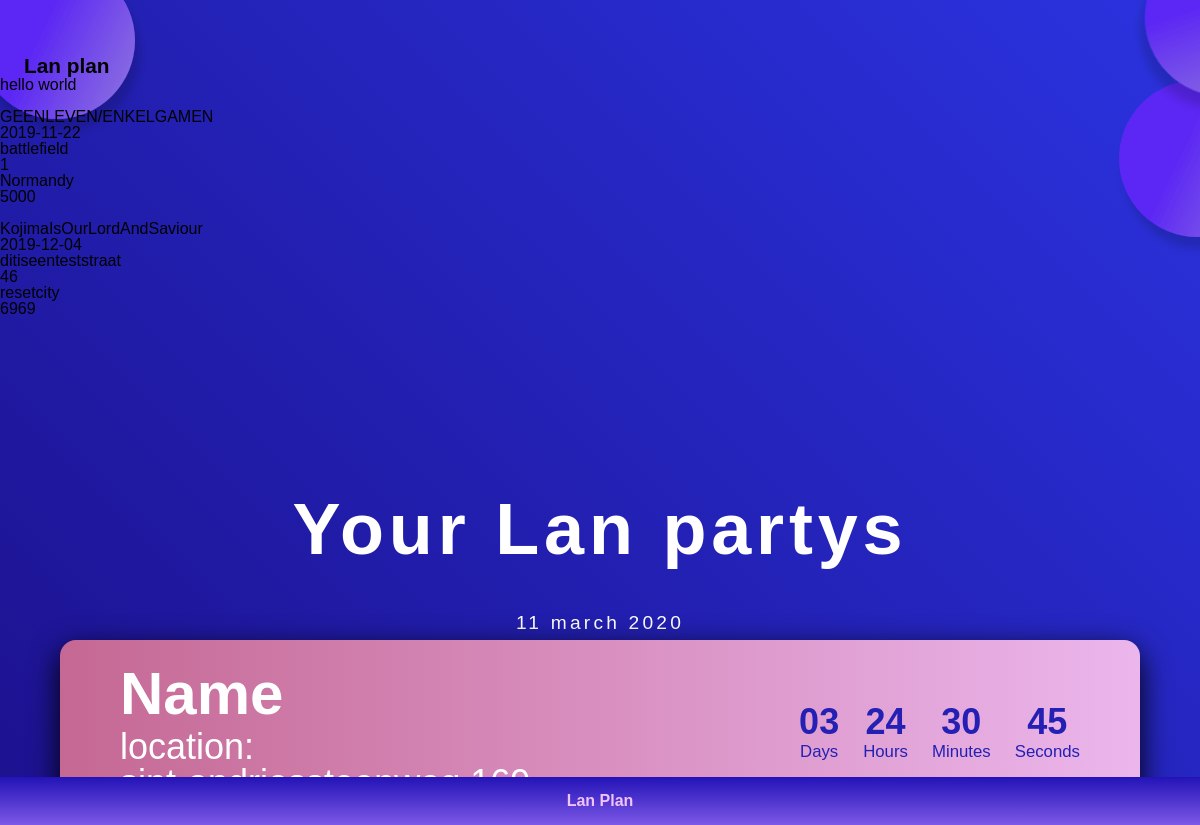
The page / on the database its author committed.
### tables this page shows
CREATE TABLE `LanParties` (
  `PartyID` int(11) NOT NULL,
  `Name` varchar(100) NOT NULL,
  `LocationID` int(11) NOT NULL,
  `Date` date NOT NULL
);

CREATE TABLE `PartyLocation` (
  `LocationID` int(11) NOT NULL,
  `Street` varchar(50) NOT NULL,
  `Streetnumber` varchar(3) NOT NULL,
  `City` varchar(50) NOT NULL,
  `Postal number` varchar(4) NOT NULL
);

### src/controller/Controller.php (called while the page is built, shortened)
<?php
class Controller {
  public $route;
  protected $viewVars = array();
  public function filter() {
    call_user_func(array($this, $this->route['action']));
  }
  public function render() {
    $this->createViewVarWithContent();
    $this->renderInLayout();
  }
  public function set($variableName, $value) {
    $this->viewVars[$variableName] = $value;
  }
  private function createViewVarWithContent() {
    require __DIR__ . '/../view/' . strtolower($this->route['controller']) . '/' . $this->route['action'] . '.php';
    $content = ob_get_clean();
  }
  private function renderInLayout() {
    extract($this->viewVars, EXTR_OVERWRITE);
    include __DIR__ . '/../view/layout.php';
  }
}

### src/index.php (called while the page is built, shortened)
<?php
$routes = array(
  'home' => array(
    'controller' => 'Lan',
    'action' => 'index'
  )
);
$route = $routes[$_GET['page']];
$controllerObj = new $controllerName();
$controllerObj->route = $route;
$controllerObj->filter();
$controllerObj->render();

### src/controller/LanController.php (called while the page is built, shortened)
<?php
require_once __DIR__ . '/Controller.php';
require_once __DIR__ . '/../dao/LanDAO.php';
require_once __DIR__ . '/../dao/LocationDAO.php';
class LanController extends Controller {
  function __construct() {
    $this->lanDAO = new LanDAO();
    $this->locationDAO = new LocationDAO();
  }
  public function index() {
    $lans= $this->lanDAO->selectAll();
    $locations = $this->locationDAO->selectAll();
  }
}

### src/dao/LanDAO.php (called while the page is built, shortened)
<?php
class LanDAO extends DAO {
  public function selectAll(){
    $sql = "SELECT * FROM `LanParties`";
    $stmt = $this->pdo->prepare($sql);
    $stmt->execute();
    return $stmt->fetchAll(PDO::FETCH_ASSOC);
  }
}

### src/dao/LocationDAO.php (called while the page is built, shortened)
<?php
class LocationDAO extends DAO {
  public function selectAll(){
    $sql = "SELECT * FROM `PartyLocation`";
    $stmt = $this->pdo->prepare($sql);
    $stmt->execute();
    return $stmt->fetchAll(PDO::FETCH_ASSOC);
  }
}

### src/view/lan/index.php (the view, shortened to what this page needs)
<?php
echo "hello world <br><br>";
foreach ($lans as $lan){
echo "".$lan["Name"]."<br>";
echo "".$lan["Date"]."<br>";
foreach ($locations as $location){
  if ($location["LocationID"] == $lan["LocationID"]){
    echo "".$location["Street"]."<br>";
    echo "".$location["Streetnumber"]."<br>";
    echo "".$location["City"]."<br>";
    echo "".$location["Postal number"]."<br><br>";
  }
}
}
?>
<section class="dashboard">
        <h2 class="dashboard__title">Your Lan partys</h2>
        <div class="dashboard__items__wrapper">
            <ul class="dashboard__items">
                <li class="dashboard__item">
                    <p class="dashboard__date">11 march 2020</p>
                    <a class="dashboard__item__link" href="">
                    <div class="dashboardNameLocation__wrapper">
                    <p class="dashboard__name">Name</p>
                    <p class="dashboard__location">location:</p>
                    <p class="dashboard__location">sint-andriessteenweg 169</p>
                    </div>
                    <div class="dashboard__countdown">
                    <div class="dashboard__dashboard days">
                        <p class="number">03</p>
                        <p class="date">Days</p>
                    </div>
                    <div class="dashboard__dashboard hours">
                        <p class="number">24</p>
                        <p class="date">Hours</p>
                    </div>
                    <div class="dashboard__dashboard minutes">
                        <p class="number">30</p>
                        <p class="date">Minutes</p>
                    </div>
                    <div class="dashboard__dashboard seconds">
                        <p class="number">45</p>
                        <p class="date">Seconds</p>
                    </div>
                </div>
                </a></li>
            </ul>
        </div>
    </section>

### src/view/layout.php (shortened to what this page needs)
<!DOCTYPE html>
<html>
  <head>
    <link rel="stylesheet" href="./css/reset.css">
    <link rel="stylesheet" href="./style.css">
    <link rel="stylesheet" href="https://use.typekit.net/ape8ojm.css">
  </head>
  <body class="body">
    <main>
    <header class="header">
        <h1 class="header__title">Lan plan</h1>
        <div class="header__image__container1"><img class="header__image1" src="../assets/images/circle_object.svg" alt="circle_object"></div>
        <div class="header__image__container2"><img class="header__image2" src="../assets/images/circle_object.svg" alt="circle_object"></div>
        <div class="header__image__container3"><img class="header__image3" src="../assets/images/circle_object.svg" alt="circle_object"></div>
    </header>
    <?php echo $content;?>
    <footer class="footer">
        <p class="footer__text">Lan Plan</p>
    </footer>
    </main>
  </body>
</html>

### src/style.css (style rules this page uses)
html { height: 100%; }
.body { background-image: linear-gradient(45deg, #1C118E, #2B33E0); background-repeat: no-repeat; font-family: forma-djr-display, sans-serif; font-style: normal; font-weight: 200; }
.dashboard { display: flex; justify-content: center; align-items: center; flex-direction: column; font-size: 1.8vw; }
.dashboard__title { margin-top: 10rem; font-size: 6vw; color: white; font-weight: 700; letter-spacing: 0.3rem; margin-bottom: 3rem; }

### src/css/header.css (style rules this page uses)
.header__image__container1 { position: absolute; top: -5%; left: -2rem; z-index: -1; }
.header__image__container2 { position: absolute; display: flex; justify-content: flex-end; overflow: hidden; width: 100%; }
.header__image2 { position: relative; right: -6rem; top: 0; }
.header__image__container3 { position: absolute; display: flex; justify-content: flex-end; overflow: hidden; width: 100%; top: -4rem; }
.header__image3 { position: relative; right: -7rem; top: -0; transform: rotate(45deg); }
.header__title { font-weight: 700; font-size: 1.3rem; margin-left: 1.5rem; margin-top: 3.5rem; color: '#F1C3FB'; }

### src/css/menu__item.css (style rules this page uses)
.dashboard__item__link { display: flex; flex-direction: row; }
.dashboard__countdown { display: flex; flex-direction: row; }
.dashboardNameLocation__wrapper { display: flex; flex-direction: column; }
.dashboard__item__link { background-image: linear-gradient(-90deg,#EBB6EC, #C56893); padding: 2vw 5vw 2vw 5vw; border-radius: 1rem 1rem; display: grid; grid-template-columns: 1fr 1fr; text-decoration: none; color: white; filter: drop-shadow(0px 10px 15px black); }
.dashboard__items__wrapper { width: 90%; }
.dashboard__name { font-weight: 700; font-size: 5vw; margin-bottom: 0.3rem; }
.dashboard__countdown { display: flex; justify-content: flex-end; align-items: center; color: #2320B3; }
.dashboard__dashboard { display: flex; flex-direction: column; align-items: center; margin-left: 2vw; }
.number { font-weight: 700; margin-bottom: 0.3rem; font-size: 3vw; }
.date { font-size: 1.4vw; }
.dashboard__date { display: flex; justify-content: center; margin-bottom: 0.5rem; color: white; font-size: 1.2rem; letter-spacing: 0.2rem; }
.dashboard__location { font-size: 3vw; }

### src/css/footer.css (style rules this page uses)
.footer { height: 3rem; position: absolute; bottom: 0rem; width: 100%; display: flex; justify-content: center; align-items: center; font-weight: 700; background-image: linear-gradient(#2313B7, #7C58E6); color: #F1C3FB; }

### rows shown on the page
lanparties: Name "GEENLEVEN/ENKELGAMEN", Date "2019-11-22"
partylocation: Street "battlefield", Streetnumber "1", City "Normandy", Postal number "5000"
lanparties: Name "KojimaIsOurLordAndSaviour", Date "2019-12-04"
partylocation: Street "ditiseenteststraat", Streetnumber "46", City "resetcity", Postal number "6969"
